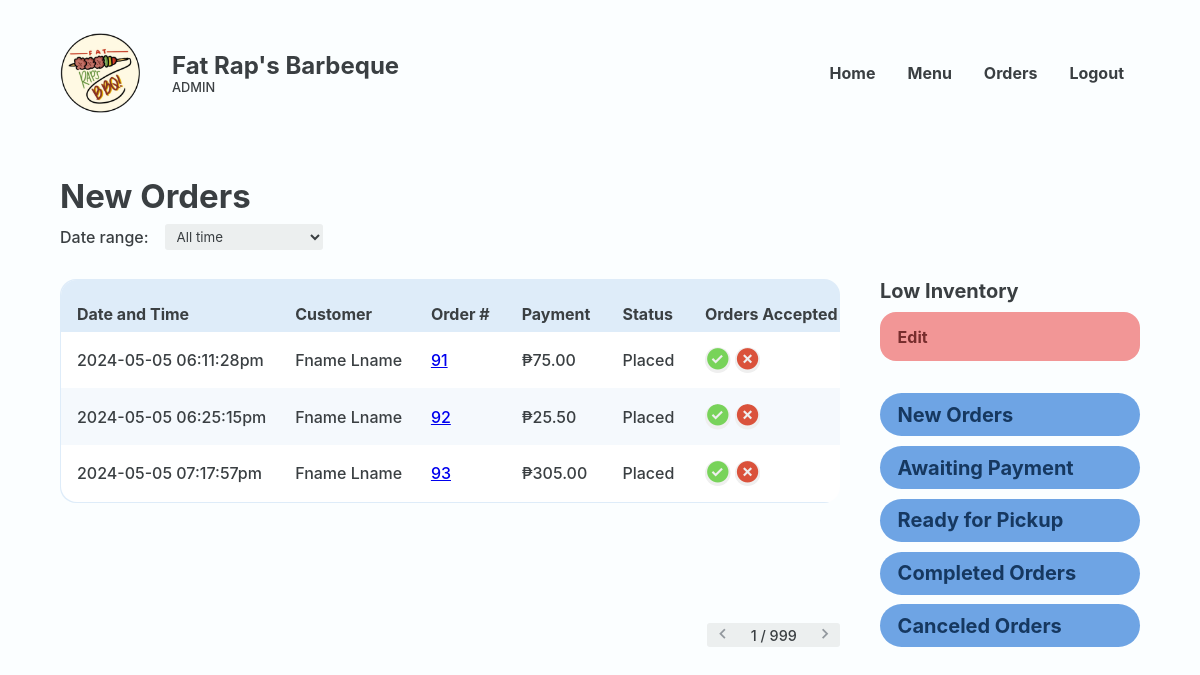
Screenshot of /Website/admin-new-orders.php (signed in) with the database file from the repository.
### tables this page shows
CREATE TABLE `placed_order` (
  `PLACED_ORDER_ID` int(18) UNSIGNED NOT NULL,
  `PRSN_ID` int(18) NOT NULL,
  `CUS_NAME` varchar(20) NOT NULL,
  `CUS_NUMBER` varchar(11) NOT NULL,
  `CUS_EMAIL` varchar(35) NOT NULL,
  `PLACED_ORDER_DATE` varchar(50) NOT NULL,
  `PLACED_ORDER_TOTAL` decimal(10,2) NOT NULL,
  `DELIVERY_ADDRESS` varchar(255) NOT NULL,
  `DELIVERY_DATE` varchar(50) NOT NULL,
  `PLACED_ORDER_STATUS` varchar(50) NOT NULL,
  `PLACED_ORDER_CONFIRMATION` varchar(50) NOT NULL,
  `PLACED_ORDER_TRACKER` varchar(16) NOT NULL,
  `PLACED_ORDER_NOTE` varchar(50) NOT NULL,
  `REFERENCE_NUMBER` varchar(50) NOT NULL,
  `GUEST_ORDER_IDENTIFIER` varchar(50) NOT NULL
);

### Website/admin-new-orders.php (the view, shortened to what this page needs)
<?php
@include 'constants.php';
$order_type = isset($_GET['type']) ? $_GET['type'] : 'all';
?>
<!DOCTYPE html>
<html lang="en">
<head>
    <link rel="stylesheet" href="header-styles.css">
    <link rel="stylesheet" href="admin-styles.css">
    <link href='https://unpkg.com/boxicons@2.1.4/css/boxicons.min.css' rel='stylesheet'>
</head>
<body>
    <header class="backend">
        <div class="header-container">
            <div class="website-title">
                <img id="logo" src="images/client-logo.png">
                <div class="text">
                    <h1>Fat Rap's Barbeque</h1>
                    <p>ADMIN</p>
                </div>
            </div>
            <ul class='menubar'>
                <li><a href="<?php echo SITEURL; ?>admin-home.php">Home</a></li>
                <li><a href="<?php echo SITEURL; ?>admin-edit-menu.php">Menu</a></li>
                <li><a href="<?php echo SITEURL; ?>admin-new-orders.php">Orders</a></li>
                <?php
                if (isset($_SESSION['prsn_id'])) {
                ?>
                    <li><a href="<?php echo SITEURL; ?>logout.php">Logout</a>
                    </li>
                <?php
                } else {
                ?>
                    <li><a href="<?php echo SITEURL; ?>login-page.php">Login</a></li>
                <?php
                }
                ?>
            </ul>
        </div>
    </header>
    <main>
        <section class="section" id="orders-page">
            <div class="container">
                <div class="section-heading">
                    <h2>New Orders</h2>
                    <div class="inline">
                        <p>Date range:</p>
                        <select name="order-type" id="order-type" class="dropdown">
                            <option value="all" <?php echo ($order_type === 'all') ? 'selected' : ''; ?>>All time</option>
                        </select>
                    </div>
                </div>
                <section class="with-side-menu">
                    <section class="main-section parent">
                        <div class="table-wrapper">
                            <table class="alternating">
                                <tr>
                                    <th class="header">Date and Time</th>
                                    <th class="header">Customer</th>
                                    <th class="header">Order #</th>
                                    <th class="header">Payment</th>
                                    <th class="header">Status</th>
                                    <th class="header">Orders Accepted</th>
                                </tr>
                                <?php
                                $sql = "SELECT * FROM placed_order WHERE PLACED_ORDER_STATUS = 'Placed'";
                                $res = mysqli_query($conn, $sql);
                                $count = mysqli_num_rows($res);
                                if ($count > 0) {
                                    while ($row = mysqli_fetch_assoc($res)) {
                                        $PLACED_ORDER_ID = $row['PLACED_ORDER_ID'];
                                        $CUS_NAME = $row['CUS_NAME'];
                                        $PLACED_ORDER_DATE = $row['PLACED_ORDER_DATE'];
                                        $PLACED_ORDER_TOTAL = $row['PLACED_ORDER_TOTAL'];
                                        $PLACED_ORDER_STATUS = $row['PLACED_ORDER_STATUS'];
                                ?>
                                        <tr>
                                            <td data-cell="Date and Time"><?php echo $PLACED_ORDER_DATE ?></td>
                                            <td data-cell="customer"><?php echo $CUS_NAME ?></td>
                                            <td data-cell="Order #">
                                                <a href="<?php echo SITEURL ?>admin-order-details.php?PLACED_ORDER_ID=<?php echo $PLACED_ORDER_ID; ?>"><?php echo $PLACED_ORDER_ID ?></a>
                                            </td>
                                            <td data-cell="Payment">₱<?php echo $PLACED_ORDER_TOTAL ?></td>
                                            <td data-cell="Status"><?php echo $PLACED_ORDER_STATUS ?></td>
                                            <td data-cell="Confimed">
                                                <div class="btn-wrapper">
                                                    <form method="POST">
                                                        <button class="btn-check" name="confirmed"><i class='bx bxs-check-circle'></i></button>
                                                        <button class="btn-cross" name="not-confirmed"><i class='bx bxs-x-circle'></i></button>
                                            </form>
                        </div>
                        </td>
                        </tr>
                    <?php
                                    }
                                }
                ?>
                </table>
            </div>
            <div class="buttons">
                <a href=""><i class='bx bx-chevron-left js-minus'></i></a>
                <p class="js-num">1 / 999</p>
                <a href=""><i class='bx bx-chevron-right js-plus'></i></a>
            </div>
        </section>
        <section class="side-menu">
            <div class="group inventory" id="low-inventory">
                <h3>Low Inventory</h3>
                <div class="inventory-box">
                    <a href="<?php echo SITEURL; ?>admin-inventory.php" class="edit">Edit</a>
                </div>
            </div>
            <div class="group">
                <a href="admin-new-orders.php" class="view big-font">New Orders</a>
                <a href="admin-awaiting-payment.php" class="view big-font">Awaiting Payment</a>
                <a href="admin-delivery-orders.php" class="view big-font">Ready for Pickup</a>
                <a href="admin-completed-orders.php" class="view big-font">Completed Orders</a>
                <a href="admin-canceled-orders.php" class="view big-font">Canceled Orders</a>
            </div>
        </section>
        </section>
        </div>
        </section>
    </main>
</body>
</html>

### Website/header-styles.css (style rules this page uses)
*, *::before, *::after { margin: 0; padding: 0; box-sizing: border-box; font-family: inherit; }
:root { --bg:#F2FFE1; --primary:#f3d95c; --text:#3A001E; --text2: #FA3F1F; --input-bg:#F7F3DC; --eye-icon:#CEC699; --block: #4ADE5D; --block-p:#277B32; --block-h1: #0F4C17; --form-bg: #FFFDEF; --header-text: #3A001E; }
body { font-family: 'Inter', sans-serif; }
header, footer { width: 100%; display: flex; justify-content: center; align-items: center; }
header { height: 8rem; position: fixed; top: 0; z-index: 100; color: var(--header-text); background-color: var(--bg); }
header.backend { color: #3A3F42; background-color: #FBFEFF; }
.header-container, .footer-container { margin-inline: auto; margin-top: 2rem; margin-bottom: 0.9rem; width: 90%; max-width: 1200px; display: flex; justify-content: space-between; align-items: center; }
.website-title { display: flex; align-items: center; }
header img { width: 80px; position: relative; }
header .text { margin-left: 2rem; display: flex; flex-direction: column; gap: 0; }
header h1 { white-space: nowrap; font-size: 1.5rem; }
header .text p, footer .right-container p { font-size: 0.8rem; }
li > a { color: inherit; text-decoration: none; }
.menubar { display: flex; flex-direction: row; list-style-type: none; margin: 0; padding: 0; }
.menubar > li { font-weight: bold; margin: 0 1rem; overflow: hidden; }

### rows the page displays
placed_order: PLACED_ORDER_DATE "2024-05-05 06:11:28pm", CUS_NAME "Fname Lname", PLACED_ORDER_ID "91", PLACED_ORDER_TOTAL "75.00", PLACED_ORDER_STATUS "Placed"
placed_order: PLACED_ORDER_DATE "2024-05-05 06:25:15pm", CUS_NAME "Fname Lname", PLACED_ORDER_ID "92", PLACED_ORDER_TOTAL "25.50", PLACED_ORDER_STATUS "Placed"
placed_order: PLACED_ORDER_DATE "2024-05-05 07:17:57pm", CUS_NAME "Fname Lname", PLACED_ORDER_ID "93", PLACED_ORDER_TOTAL "305.00", PLACED_ORDER_STATUS "Placed"
